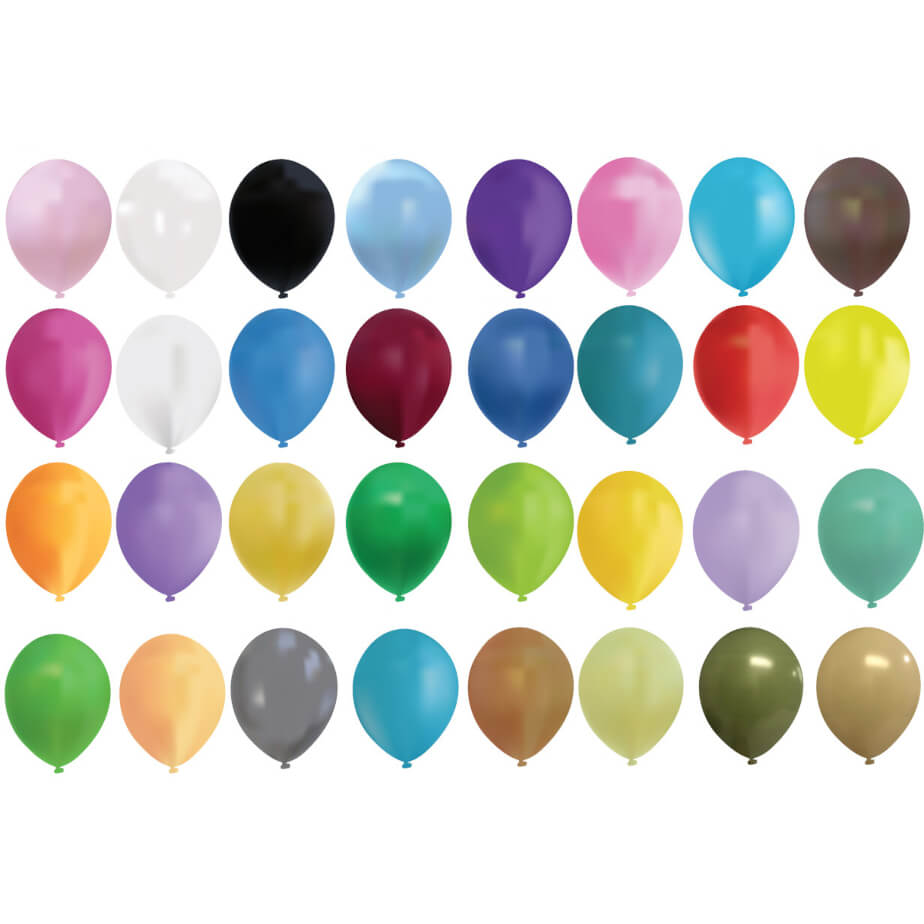
#> input picture FPC_Bai01/anh/balloon.png, 924 x 924 px, found by its file name
$ python bai04.py
#> lines starting #> are read from the running program, lines starting #| are printed output that depends on the picture; after the words box and inside, x2 and y2 are one past the last pixel; in counts of white or black regions, pixels touching at a corner belong together
import cv2


#Đọc ảnh
image = cv2.imread("anh\\balloon.png")
#> image is the input picture: shape (924, 924, 3); mean B, G, R 204.8, 211.9, 212.1


#Tạo ảnh xám
anh_xam = cv2.cvtColor(image,cv2.COLOR_BGR2GRAY)
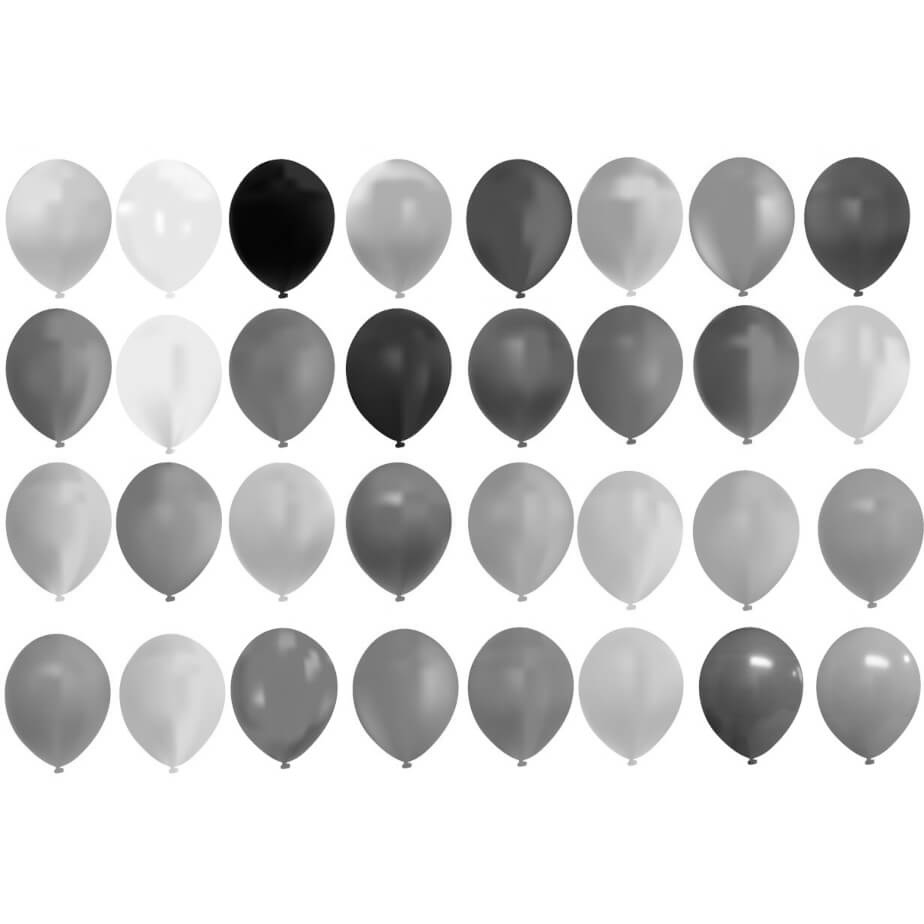
#> anh_xam: shape (924, 924); min 0, max 255, mean 211.1

#Tao nguong
ret,nguong = cv2.threshold(anh_xam,245,250,cv2.THRESH_BINARY)
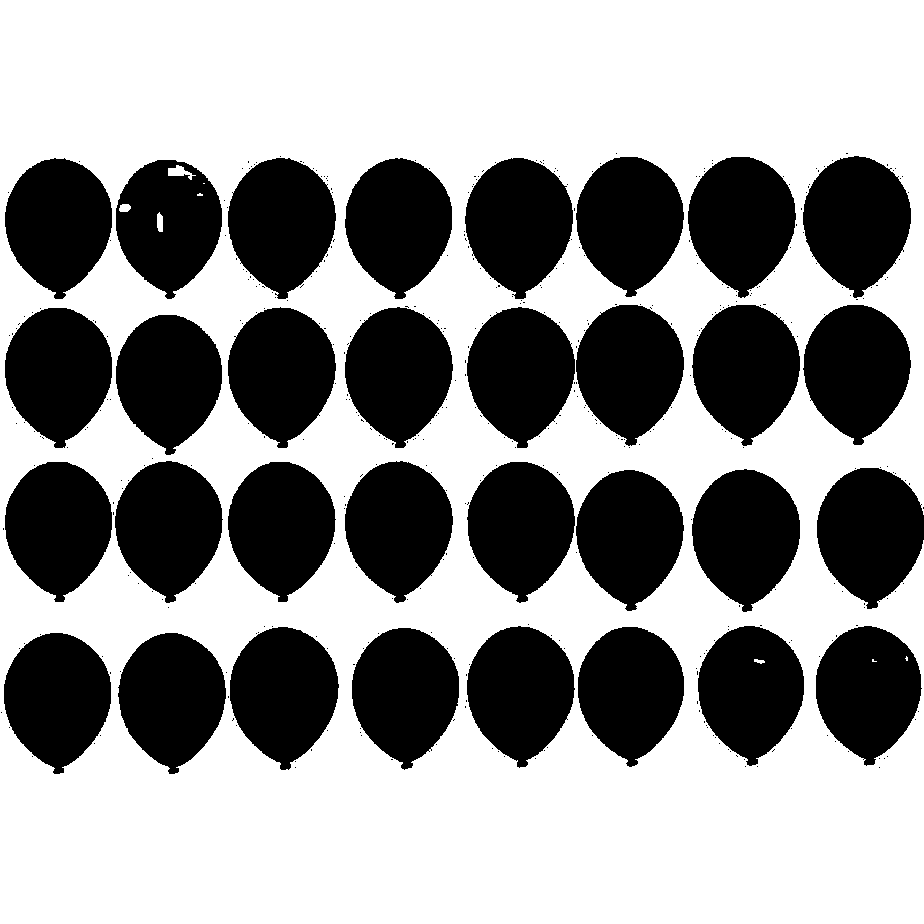
#> nguong: shape (924, 924); values 0 (black) and 250 (white), 59.1% white; 466 black regions (434 under 20 px)

cv2.imshow("Nguong",nguong)
#Đếm đươc số bóng
#Đếm số đường bao(contour) có kích thước > 1 giá trị định trước do tta ước lượng
contours, _ =cv2.findContours(nguong,cv2.RETR_LIST,cv2.CHAIN_APPROX_SIMPLE)
#> contours = 529 contours, 493 with area under 20; largest, box (x1, y1, x2, y2) and area: (0, 0, 924, 924) 840808, (229, 626, 340, 771) 11348, (691, 468, 801, 613) 11234, (802, 155, 912, 299) 11134, (351, 627, 460, 771) 11130
MIN_AREA = image.shape[1]*image.shape[0]/150
#> MIN_AREA = 5691.8
dem = 0
for cnt in contours[:-1]:
    if cv2.contourArea(cnt)>=MIN_AREA:
        dem+=1
        cv2.drawContours(image,[cnt],-1,(0,255,0),2,cv2.LINE_AA)
#> this loop made 528 passes
#> cnt on passes 1 to 3: [[878, 767], [879, 766], [880, 767], [879, 768]], [[294, 767], [295, 766], [296, 767], [295, 768]], [[756, 766], [757, 765], [758, 766], [757, 767]]
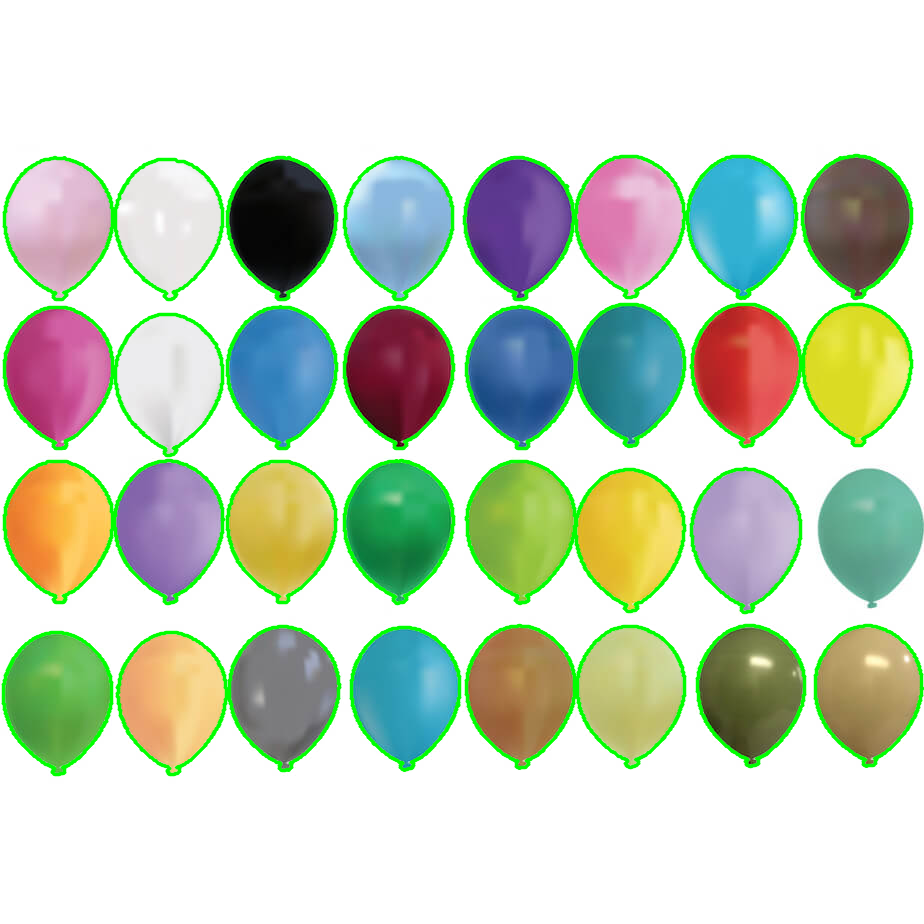
#> image: shape (924, 924, 3); 6.95% of pixels changed, all inside (x1, y1, x2, y2) = (1, 153, 924, 777)
#> after the loop, dem = 31
cv2.imshow("Anh",image)
print("So bong la: ",dem)
#| So bong la:  31
cv2.waitKey()
cv2.destroyAllWindows()
